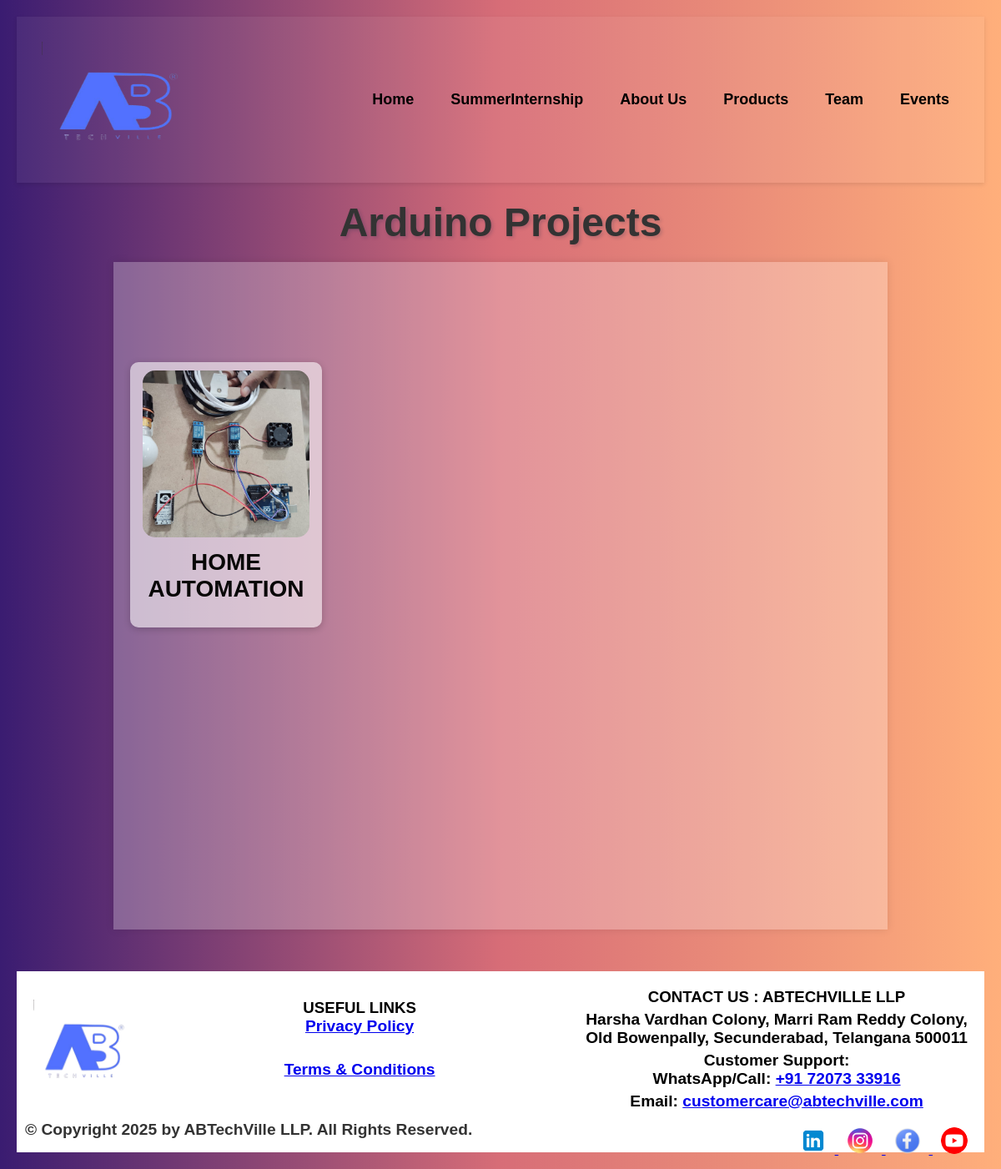
/ardproli, run on the app's committed database.
### app/models.py (models this page shows, shortened)
class ArduinoProject(models.Model):
    title = models.CharField(max_length=200)
    description1 = models.TextField()
    component=models.CharField(max_length=200, default="Default Component")
    title_image = models.ImageField(upload_to='ardproli',null=True, blank=True)

### app/views.py (the view)
# urls.py: path('ardproli', views.ardiproject, name='ardproli'),
def ardiproject(request):
    projects2 = ArduinoProject.objects.all()
    return render(request, 'ardopro.html', {'ardprojects': projects2})

### app/templates/ardopro.html (shortened to what this page needs)
{% extends 'base.html' %}
{% load static %}
{% block content %}
<h1 class="hi">Arduino Projects</h1>
<div class="container">
    <div class="grid">
        {% for ardproject in ardprojects %}
            <div class="box">
                    <a href="{% url 'ardinoprodetails' ardproject.id %}">
                        <img src="{{ ardproject.title_image.url }}" alt="{{ ardproject.title }}">
                </a>
                    <div class="name"><h2>{{ ardproject.title }}</h2></div>
            </div>
        {% endfor %}
    </div>
</div>
{% endblock %}

### templates/base.html (shortened to what this page needs)
{% load static %}
<!DOCTYPE html>
<html lang="en">
<head>
    <link rel="stylesheet" href="{% static 'css/style.css' %}">
    <link rel="stylesheet" href="{% static 'css/project.css' %}">
    <link rel="stylesheet" href="{% static 'css/workshop.css' %}">
    <link rel="stylesheet" href="{% static 'css/about.css' %}">
    <link rel="stylesheet" href="{% static 'css/career.css' %}">
    <link rel="stylesheet" href="{% static 'css/photos.css' %}">
    <link rel="stylesheet" href="{% static 'css/projectdetails.css' %}">
    <link rel="stylesheet" href="{% static 'css/projectlist.css' %}">
    <link rel="stylesheet" href="https://unpkg.com/swiper/swiper-bundle.min.css" />
    <link rel="stylesheet" href="{% static 'css/sample1.css' %}">
    <link rel="stylesheet" href="{% static 'css/header.css' %}">
    <link rel="stylesheet" href="{% static 'css/footer.css' %}">
    <link rel="stylesheet" href="{% static 'css/event.css' %}">
    <link rel="stylesheet" href="{% static 'css/cards.css' %}">
    <link rel="stylesheet" href="{% static 'css/stake.css' %}">
    <link rel="stylesheet" href="{% static 'css/team.css' %}">
    <link rel="stylesheet" href="{% static 'css/internship.css' %}">
</head>
<body>
    <header>
      <div class="logo">
        <a href="{% url 'home' %}"><img src="{% static 'Images\ABLOGOREG .png' %}" alt="ABTECHVILLE"></a>
      </div>
      <nav>
        <ul>
          <li><a href="{% url 'home' %}">Home</a></li>
          <li><a href="{% url 'internship' %}">SummerInternship</a></li>
          <li><a href="{% url 'about' %}">About Us</a></li>
          <li class="dropdown">
            <a id="productsBtn">Products</a>
          </li>
          <li><a href="{% url 'team' %}">Team</a></li>
          <li><a href="{% url 'event' %}">Events</a></li>
        </ul>
      </nav>
    </header>
    {% block content %}
    {% endblock %}
    {% include 'footer.html' %}
</body>
</html>

### templates/footer.html
{% load static %}
<div class="page-wrapper">
<footer>
    <div class="footer-top">
        <div class="footer-left">
            <img src="{%static 'Images\ABLOGOREG .png'%}" alt="ABTechVille Logo">
        </div>
        <div class="footer-center">
            <h3>USEFUL LINKS</h3>
            <p><a href="#">Privacy Policy</a></p>
            <p><a href="#">Terms & Conditions</a></p>
        </div>
        <div class="footer-right">
            <h3>CONTACT US : ABTECHVILLE LLP</h3>
            <p>Harsha Vardhan Colony, Marri Ram Reddy Colony, <br>
               Old Bowenpally, Secunderabad, Telangana 500011</p>
            <p><strong>Customer Support:</strong> <br>
               WhatsApp/Call: <a href="tel:+917207333916">+91 72073 33916</a></p>
            <p><strong>Email:</strong> <a href="dhishansarma@gmail.com">customercare@abtechville.com</a></p>
        </div>
    </div>
    <div class="footer-bottom">
        <p>&copy; Copyright 2025 by ABTechVille LLP. All Rights Reserved.</p>
        <div class="social-icons">
            <a href="https://www.linkedin.com/company/abtechville/posts/?feedView=all" target="_blank">
                <img src="{% static 'images/linkedin.png' %}" alt="LinkedIn">
            </a>
            <a href="https://www.instagram.com/abtechville/?hl=en" target="_blank">
                <img src="{% static 'images/instagram.png' %}" alt="Instagram">
            </a>
            <a href="https://www.facebook.com/ABTechVille" target="_blank">
                <img src="{% static 'Images/facebook.png'%}" alt="Facebook">
            </a>
            <a href="https://www.youtube.com/@ABTechVille" target="_blank">
                <img src="{% static 'Images/youtube.png'%}" alt="YouTube">
            </a>
        </div>
    </div>
</footer>

### app/static/css/style.css (style rules this page uses)
body { background: linear-gradient(to right, #3a1c71, #d76d77, #ffaf7b); }
.grid { display: flex; justify-content: center; gap: 30px; flex-wrap: wrap; padding-bottom: 30px; }
.box { background: rgba(255, 255, 255, 0.564); border-radius: 10px; padding: 10px; text-align: center; transition: transform 0.3s, box-shadow 0.3s; box-shadow: 0 2px 8px rgba(0, 0, 0, 0.2); width: 230px; }
.box img { width: 200px; height: 200px; object-fit: cover; margin: auto; border-radius: 15px; }
.name { margin-top: 10px; font-size: 18px; font-weight: 600; color: #333; }
h1 { text-align: center; font-size: 36px; font-weight: bold; color: #002147; margin-bottom: 10px; text-shadow: 2px 2px 4px rgba(0, 33, 71, 0.2); }
p { text-align: center; font-size: 18px; margin-bottom: 30px; }
.container { display: flex; justify-content: space-between; align-items: flex-start; gap: 20px; width: 100%; }

### app/static/css/project.css (style rules this page uses)
h2 { color: #222; margin-bottom: 20px; font-size: 28px; }

### app/static/css/workshop.css (style rules this page uses)
h2 { color: #080707; margin-bottom: 20px; font-size: 28px; }

### app/static/css/photos.css (style rules this page uses)
h1 { margin: 20px 0; color: #333; }

### app/static/css/projectdetails.css (style rules this page uses)
body { font-family: Arial, sans-serif; background-color: #f4f4f4; margin: 0; padding: 0; }
.container { width: 80%; margin: 0 auto; padding: 20px; background-color: #ffffff42; box-shadow: 0 0 10px rgba(0, 0, 0, 0.1); display: flex; flex-direction: column; min-height: 100vh; }
.hi { text-align: center; color: #333; }
.grid { padding-top: 100px; }

### app/static/css/projectlist.css (style rules this page uses)
body { background-color: #f4f4f4; margin: 0; padding: 0; }

### app/static/css/sample1.css (style rules this page uses)
h1 { font-size: 3rem; margin-bottom: 20px; font-weight: 700; }
p { font-size: 1.2rem; font-weight:bold; }

### app/static/css/header.css (style rules this page uses)
* { margin: 0; padding: 0; box-sizing: border-box; }
body { font-family: Arial, sans-serif; }
header { display: flex; justify-content: space-between; align-items: center; padding: 15px 30px; background-color: rgba(255, 255, 255, 0.059); color: black; position: sticky; top: 0; z-index: 1000; box-shadow: 0 2px 5px rgba(0, 0, 0, 0.1); }
.logo img { height: 150px; width: 150px; font-size: large; }
nav ul { list-style: none; display: flex; align-items: center; }
nav ul li { position: relative; margin-left: 20px; }
nav ul li a { color: black; text-decoration: none; font-size: 18px; padding: 8px 12px; display: block; font-weight: bold; }

### app/static/css/footer.css (style rules this page uses)
footer { margin-top: 50px; }
.footer-top { display: flex; justify-content: space-between; align-items: center; background: white; padding: 20px; }
.footer-left img { width: 120px; }
.footer-right { text-align: center; }
.footer-right p { margin: 5px 0; }
.footer-bottom { background: #ffffff; color: rgb(255, 255, 255); text-align: center; padding: 10px; display: flex; justify-content: space-between; align-items: center; height: 25px; }
.social-icons img { width: 32px; height: 32px; margin: 0 10px; border-radius: 50%; transition: transform 0.3s ease-in-out; }
.footer-bottom { font-weight: bold; color: #333; text-align: center; }

### app/static/css/stake.css (style rules this page uses)
body { font-family: Arial, sans-serif; margin: 0; }

### app/static/css/team.css (style rules this page uses)
body { font-family: 'Arial', sans-serif; background-color: #f9fbfd; margin: 0; padding: 20px; text-align: center; }

### app/static/css/internship.css (style rules this page uses)
.logo { margin-top: 15px; }
.logo img { width: 180px; }

### data on the page
ArduinoProject: title_image (picture), title "HOME AUTOMATION"
